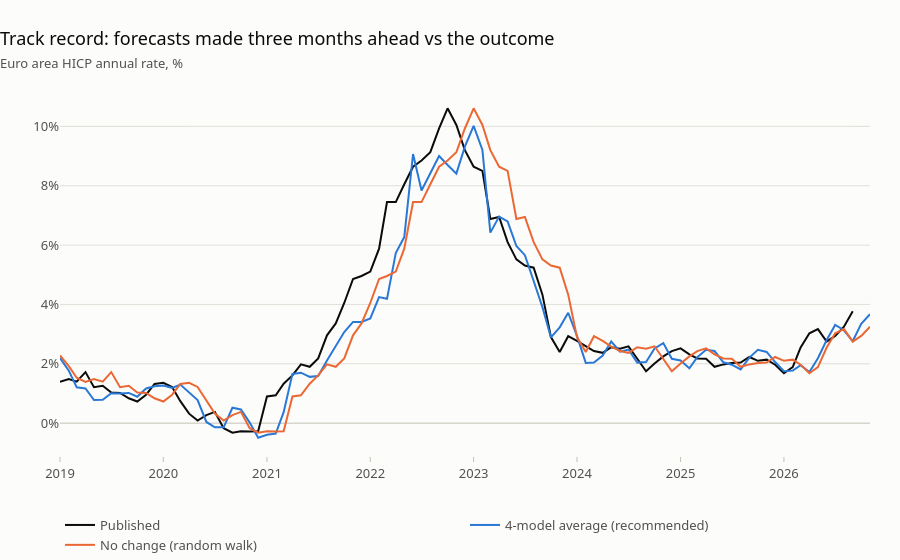

Source (notebook cell):
### Code cell
plots.track_record_chart(bt, data.headline(), [RECOMMENDED, NO_CHANGE]).show()
plots.fan_chart(data.headline(), ff["yoy"], interval_bands(bt, RECOMMENDED)).show()
